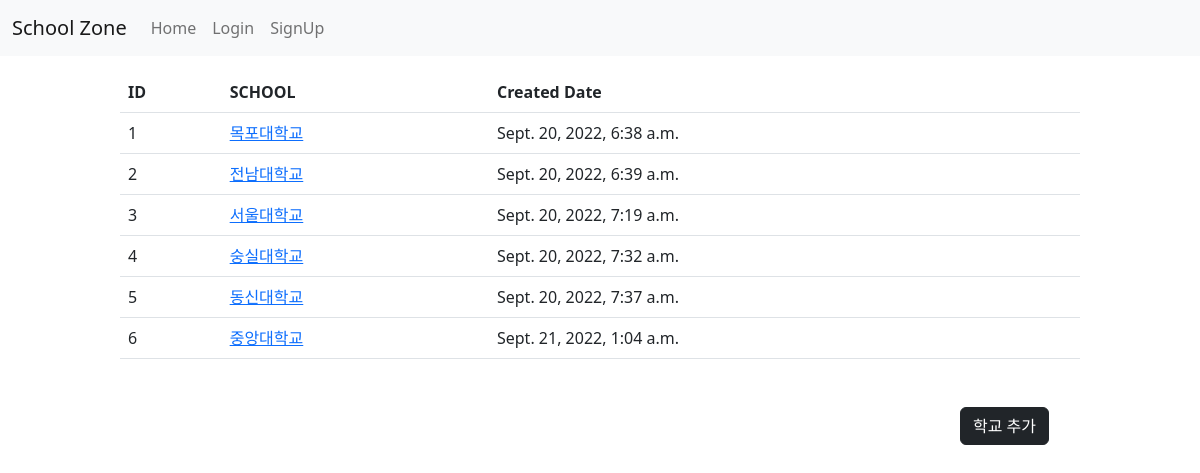
The page / on the database its author committed.
### board/models.py (models this page shows)
class School(models.Model):
    school = models.CharField(max_length=30)
    created_at = models.DateTimeField(auto_now_add=True)

### board/views.py (the view)
# urls.py: path('', views.school, name='school'),
def school(request):
    school_data = School.objects.raw('SELECT * FROM board_school')
    context = {'school_data': school_data}
    return render(request, 'board/school.html', context)

### templates/board/school.html (shortened to what this page needs)
<!DOCTYPE html>
<html lang="en">
<head>
    <link href="https://cdn.jsdelivr.net/npm/bootstrap@5.2.0/dist/css/bootstrap.min.css" rel="stylesheet"
>
</head>
<body>
{% include 'nav.html' %}
<table class="table" style="width: 80%; margin: auto;">
    <thead>
    <tr>
        <th scope="col">ID</th>
        <th scope="col">SCHOOL</th>
        <th scope="col">Created Date</th>
    </tr>
    </thead>
    <tbody>
    {% if school_data %}
        {% for data in school_data %}
            <tr>
                <td>{{ data.id }}</td>
                <td><a href="{% url 'board' data.id %}">{{ data.school }}</a></td>
                <td>{{ data.created_at }}</td>
            </tr>
        {% endfor %}
    {% endif %}
    </tbody>
</table>
<button type="button" class="btn btn-dark" onclick="location.href = '{% url 'school_create' %}'"
        style="margin-top: 3rem; margin-left: 80%">학교 추가
</button>
</body>
</html>

### rows shown on the page
School: id "1", school "목포대학교", created_at "Sept. 20, 2022, 6:38 a.m."
School: id "2", school "전남대학교", created_at "Sept. 20, 2022, 6:39 a.m."
School: id "3", school "서울대학교", created_at "Sept. 20, 2022, 7:19 a.m."
School: id "4", school "숭실대학교", created_at "Sept. 20, 2022, 7:32 a.m."
School: id "5", school "동신대학교", created_at "Sept. 20, 2022, 7:37 a.m."
School: id "6", school "중앙대학교", created_at "Sept. 21, 2022, 1:04 a.m."
